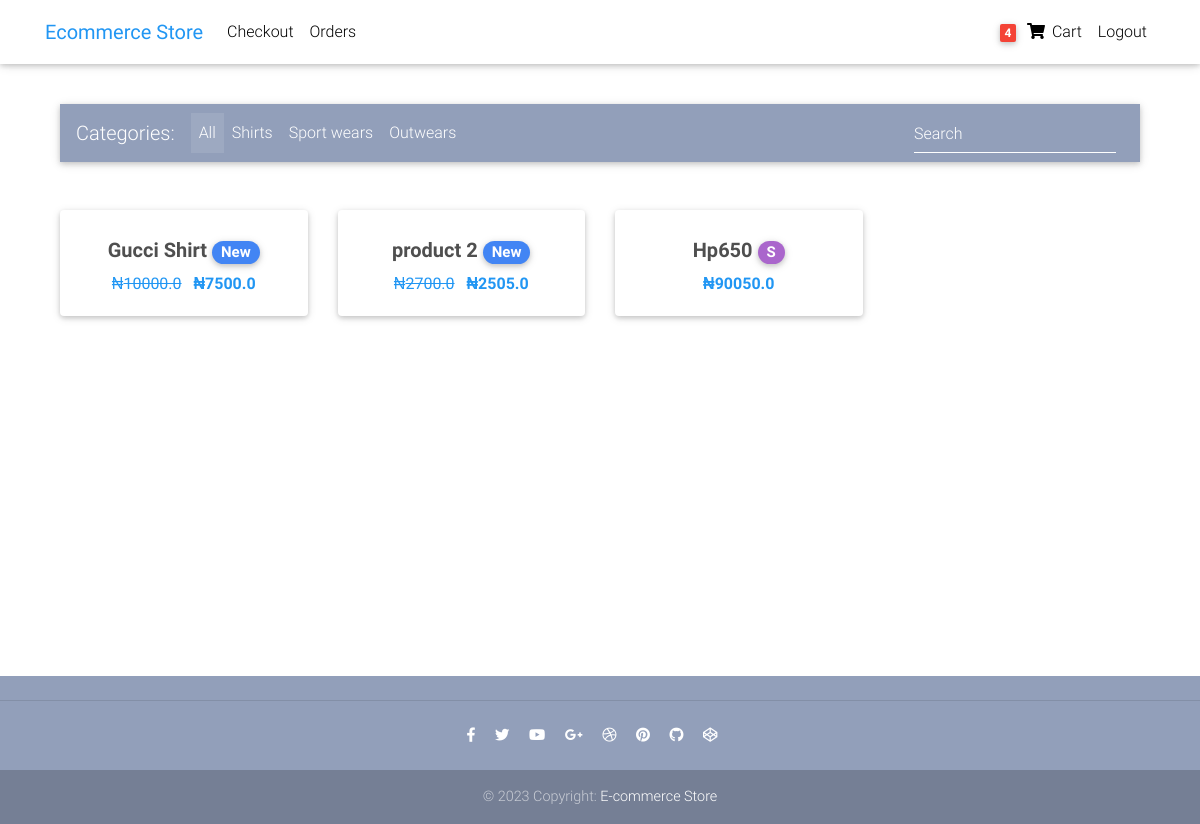
The page / (signed in) on the database its author committed.
### users/models.py (models this page shows, shortened)
class UserModel(AbstractUser):
    username = models.CharField(null=False, blank=True, max_length=100)
    first_name = models.CharField(max_length=100)
    other_names = models.CharField(max_length=100, blank=True, null=True)
    email = models.EmailField(unique=True)
    USERNAME_FIELD = 'email'
    REQUIRED_FIELDS = [
        'first_name'
    ]
    objects = CustomUserManager()

### core/models.py (models this page shows, shortened)
class Order(models.Model):
    user = models.ForeignKey(USER, on_delete=models.CASCADE)
    items = models.ManyToManyField(OrderItem)
    start_date = models.DateTimeField(auto_now_add= True)
    ordered_date = models.DateTimeField()
    ordered = models.BooleanField(default=False)
    billing_address = models.ForeignKey("BillingAddress",on_delete = models.SET_NULL, null = True, blank = True)
    payment = models.ForeignKey("Payment",on_delete = models.SET_NULL, null = True, blank = True)
    total = models.FloatField(null = True, blank = True)

class OrderItem(models.Model):
    item = models.ForeignKey(Item, on_delete=models.CASCADE)
    quantity = models.PositiveIntegerField(default = 1)
    user = models.ForeignKey(USER, on_delete = models.CASCADE)
    ordered = models.BooleanField(default=False)

class Item(models.Model):
    title = models.CharField(max_length=100)
    price = models.FloatField()
    discount_price = models.FloatField(null = True, blank = True)
    category = models.ForeignKey(Category, on_delete = models.CASCADE)
    label = models.CharField(choices = LABEL_CHOICES, max_length=10)
    description = models.TextField()
    slug = models.SlugField()
    def get_absolute_url(self):
        return reverse("product", kwargs={"slug":self.slug})

### core/views.py (the view)
# urls.py: path("", HomeView.as_view(), name="home"),
class HomeView(ListView):
    model = Item
    template_name = "core/home-page.html"
    context_object_name = "products"
    paginate_by = 4

### core/templatetags/cart_tags.py (called while the page is built)
@register.filter
def cart_item_count(user):
    if user.is_authenticated:
        qs = Order.objects.filter(user=user, ordered = False )
        if qs.exists():
            order = qs.first()
            ordered_items = order.items.all()
            total = sum([item.quantity for item in ordered_items])
            return total
        return 0
    else:
        return 0

### templates/core/home-page.html (shortened to what this page needs)
{% extends 'base.html' %}
{% load static %}
{% block content %}
  <main>
    <div class="container">
      <nav class="navbar navbar-expand-lg navbar-dark mdb-color lighten-3 mb-5">
        <span class="navbar-brand">Categories:</span>
        <div class="collapse navbar-collapse" id="basicExampleNav">
          <ul class="navbar-nav mr-auto">
            <li class="nav-item active">
              <a class="nav-link" href="#">All
              </a>
            </li>
            <li class="nav-item">
              <a class="nav-link" href="#">Shirts</a>
            </li>
            <li class="nav-item">
              <a class="nav-link" href="#">Sport wears</a>
            </li>
            <li class="nav-item">
              <a class="nav-link" href="#">Outwears</a>
            </li>
          </ul>
          <form class="form-inline">
            <div class="md-form my-0">
              <input class="form-control mr-sm-2" type="text" placeholder="Search" aria-label="Search">
            </div>
          </form>
        </div>
      </nav>
      <section class="text-center mb-4">
        <div class="row wow fadeIn">
{% for product in products %}
          <div class="col-lg-3 col-md-6 mb-4">
            <div class="card">
              <div class="card-body text-center">
                <h5>
                  <strong>
                    <a class="dark-grey-text" href="{{ product.get_absolute_url }}" >{{product.title}}
                      <span class="badge badge-pill {{product.get_label_display}}-color">{{product.label}}</span>
                    </a>
                  </strong>
                </h5>
                <div class=" blue-text">
                  {% if product.discount_price %}
                &#8358;</font><del class="mr-2">{{product.price}}</del>
                  <strong>&#8358;{{product.discount_price}}</strong>
                  {% else %}
                  <strong>&#8358;{{product.price}}</strong>
                  {% endif %}
                </div>
              </div>
            </div>
          </div>
{% endfor%}
        </div>
      </section>
    </div>
  </main>
{% endblock content %}

### templates/partials/nav.html (shortened to what this page needs)
 {% load cart_tags %}
  <nav class="navbar fixed-top navbar-expand-lg navbar-light white scrolling-navbar">
    <div class="container">
      <a class="navbar-brand waves-effect" href="{%url 'home'%}">
        <strong class="blue-text">Ecommerce Store</strong>
      </a>
      <div class="collapse navbar-collapse" id="navbarSupportedContent">
        <ul class="navbar-nav mr-auto">
          <li class="nav-item">
            <a class="nav-link waves-effect" href='/checkout'>Checkout</a>
          </li>
          <li class="nav-item">
            <a class="nav-link waves-effect" href="{% url 'order-summary'%}">Orders</a>
          </li>
        </ul>
        <ul class="navbar-nav nav-flex-icons">
          {%if request.user.is_authenticated %}
          <li class="nav-item">
            <a class="nav-link waves-effect" href="{% url 'order-summary'  %}">
              <span class="badge red z-depth-1 mr-1"> {{request.user|cart_item_count}}</span>
              <i class="fas fa-shopping-cart"></i>
              <span class="clearfix d-none d-sm-inline-block"> Cart </span>
            </a>
          </li>
          <li class="nav-item">
            <a class="nav-link waves-effect" href='{% url "logout" %}' >Logout</a>
          </li>
          {% endif %}
        </ul>
      </div>
    </div>
  </nav>

### templates/base.html (style rules this page uses)
html, body, header, .carousel { height: 60vh; }

### rows shown on the page
UserModel: user|cart_item_count "4"
Item: title "Gucci Shirt", label "New", price "10000.0", discount_price "7500.0"
Item: title "product 2", label "New", price "2700.0", discount_price "2505.0"
Item: title "Hp650", label "S", price "90050.0"
